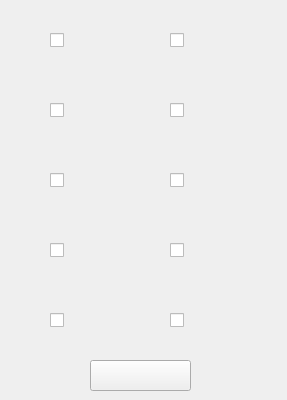
<?xml version="1.0" encoding="UTF-8"?>
<ui version="4.0">
 <class>StartWindow</class>
 <widget class="QMainWindow" name="StartWindow">
  <property name="geometry">
   <rect>
    <x>0</x>
    <y>0</y>
    <width>287</width>
    <height>400</height>
   </rect>
  </property>
  <property name="windowTitle">
   <string>MainWindow</string>
  </property>
  <property name="autoFillBackground">
   <bool>true</bool>
  </property>
  <property name="animated">
   <bool>true</bool>
  </property>
  <property name="tabShape">
   <enum>QTabWidget::Triangular</enum>
  </property>
  <widget class="QWidget" name="centralwidget">
   <property name="styleSheet">
    <string notr="true"/>
   </property>
   <widget class="QLabel" name="BG">
    <property name="geometry">
     <rect>
      <x>0</x>
      <y>0</y>
      <width>291</width>
      <height>401</height>
     </rect>
    </property>
    <property name="styleSheet">
     <string notr="true">background-image: url(:/BackGround0.png);</string>
    </property>
    <property name="text">
     <string/>
    </property>
   </widget>
   <widget class="QCheckBox" name="luigi">
    <property name="geometry">
     <rect>
      <x>50</x>
      <y>10</y>
      <width>81</width>
      <height>61</height>
     </rect>
    </property>
    <property name="text">
     <string/>
    </property>
    <property name="icon">
     <iconset resource="extrafiles.qrc">
      <normaloff>:/luigi.png</normaloff>:/luigi.png</iconset>
    </property>
    <property name="iconSize">
     <size>
      <width>50</width>
      <height>50</height>
     </size>
    </property>
   </widget>
   <widget class="QCheckBox" name="mario">
    <property name="geometry">
     <rect>
      <x>50</x>
      <y>80</y>
      <width>81</width>
      <height>61</height>
     </rect>
    </property>
    <property name="text">
     <string/>
    </property>
    <property name="icon">
     <iconset resource="extrafiles.qrc">
      <normaloff>:/mario.png</normaloff>:/mario.png</iconset>
    </property>
    <property name="iconSize">
     <size>
      <width>50</width>
      <height>50</height>
     </size>
    </property>
   </widget>
   <widget class="QCheckBox" name="peach">
    <property name="geometry">
     <rect>
      <x>50</x>
      <y>150</y>
      <width>81</width>
      <height>61</height>
     </rect>
    </property>
    <property name="text">
     <string/>
    </property>
    <property name="icon">
     <iconset resource="extrafiles.qrc">
      <normaloff>:/daisy.png</normaloff>:/daisy.png</iconset>
    </property>
    <property name="iconSize">
     <size>
      <width>50</width>
      <height>50</height>
     </size>
    </property>
   </widget>
   <widget class="QCheckBox" name="daisy">
    <property name="geometry">
     <rect>
      <x>50</x>
      <y>220</y>
      <width>81</width>
      <height>61</height>
     </rect>
    </property>
    <property name="text">
     <string/>
    </property>
    <property name="icon">
     <iconset resource="extrafiles.qrc">
      <normaloff>:/peach.png</normaloff>:/peach.png</iconset>
    </property>
    <property name="iconSize">
     <size>
      <width>50</width>
      <height>50</height>
     </size>
    </property>
   </widget>
   <widget class="QCheckBox" name="yoshi">
    <property name="geometry">
     <rect>
      <x>50</x>
      <y>290</y>
      <width>81</width>
      <height>61</height>
     </rect>
    </property>
    <property name="text">
     <string/>
    </property>
    <property name="icon">
     <iconset resource="extrafiles.qrc">
      <normaloff>:/dino.png</normaloff>:/dino.png</iconset>
    </property>
    <property name="iconSize">
     <size>
      <width>50</width>
      <height>50</height>
     </size>
    </property>
   </widget>
   <widget class="QCheckBox" name="toad">
    <property name="geometry">
     <rect>
      <x>170</x>
      <y>10</y>
      <width>81</width>
      <height>61</height>
     </rect>
    </property>
    <property name="text">
     <string/>
    </property>
    <property name="icon">
     <iconset resource="extrafiles.qrc">
      <normaloff>:/toat.png</normaloff>:/toat.png</iconset>
    </property>
    <property name="iconSize">
     <size>
      <width>50</width>
      <height>50</height>
     </size>
    </property>
   </widget>
   <widget class="QCheckBox" name="koopa">
    <property name="geometry">
     <rect>
      <x>170</x>
      <y>80</y>
      <width>81</width>
      <height>61</height>
     </rect>
    </property>
    <property name="text">
     <string/>
    </property>
    <property name="icon">
     <iconset resource="extrafiles.qrc">
      <normaloff>:/dinoa.png</normaloff>:/dinoa.png</iconset>
    </property>
    <property name="iconSize">
     <size>
      <width>50</width>
      <height>50</height>
     </size>
    </property>
   </widget>
   <widget class="QCheckBox" name="donkey_kong">
    <property name="geometry">
     <rect>
      <x>170</x>
      <y>150</y>
      <width>81</width>
      <height>61</height>
     </rect>
    </property>
    <property name="text">
     <string/>
    </property>
    <property name="icon">
     <iconset resource="extrafiles.qrc">
      <normaloff>:/DKK.png</normaloff>:/DKK.png</iconset>
    </property>
    <property name="iconSize">
     <size>
      <width>60</width>
      <height>60</height>
     </size>
    </property>
   </widget>
   <widget class="QCheckBox" name="shyguy">
    <property name="geometry">
     <rect>
      <x>170</x>
      <y>220</y>
      <width>81</width>
      <height>61</height>
     </rect>
    </property>
    <property name="text">
     <string/>
    </property>
    <property name="icon">
     <iconset resource="extrafiles.qrc">
      <normaloff>:/bones.png</normaloff>:/bones.png</iconset>
    </property>
    <property name="iconSize">
     <size>
      <width>50</width>
      <height>50</height>
     </size>
    </property>
   </widget>
   <widget class="QCheckBox" name="wario">
    <property name="geometry">
     <rect>
      <x>170</x>
      <y>290</y>
      <width>81</width>
      <height>61</height>
     </rect>
    </property>
    <property name="text">
     <string/>
    </property>
    <property name="icon">
     <iconset resource="extrafiles.qrc">
      <normaloff>:/waluigi.png</normaloff>:/waluigi.png</iconset>
    </property>
    <property name="iconSize">
     <size>
      <width>60</width>
      <height>60</height>
     </size>
    </property>
   </widget>
   <widget class="QPushButton" name="play">
    <property name="geometry">
     <rect>
      <x>90</x>
      <y>360</y>
      <width>101</width>
      <height>31</height>
     </rect>
    </property>
    <property name="text">
     <string/>
    </property>
    <property name="icon">
     <iconset resource="extrafiles.qrc">
      <normaloff>:/jugar.png</normaloff>:/jugar.png</iconset>
    </property>
    <property name="iconSize">
     <size>
      <width>150</width>
      <height>150</height>
     </size>
    </property>
   </widget>
  </widget>
 </widget>
 <resources>
  <include location="extrafiles.qrc"/>
 </resources>
 <connections/>
</ui>
